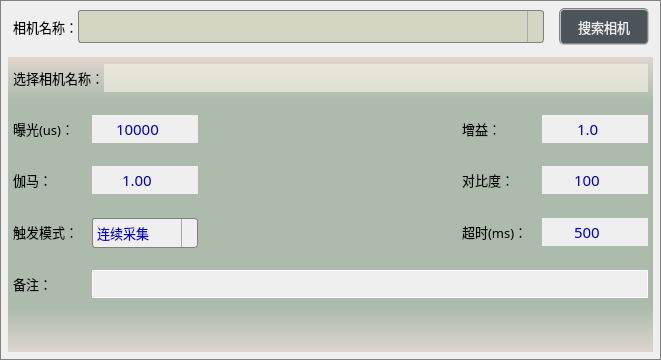
          <widget class="QFrame" name="frame_2">
           <property name="sizePolicy">
            <sizepolicy hsizetype="Preferred" vsizetype="Preferred">
             <horstretch>0</horstretch>
             <verstretch>0</verstretch>
            </sizepolicy>
           </property>
           <property name="minimumSize">
            <size>
             <width>0</width>
             <height>0</height>
            </size>
           </property>
           <property name="styleSheet">
            <string notr="true">border: 1px solid gray;</string>
           </property>
           <property name="frameShape">
            <enum>QFrame::StyledPanel</enum>
           </property>
           <property name="frameShadow">
            <enum>QFrame::Raised</enum>
           </property>
           <layout class="QVBoxLayout" name="verticalLayout_3">
            <property name="spacing">
             <number>7</number>
            </property>
            <property name="leftMargin">
             <number>7</number>
            </property>
            <property name="topMargin">
             <number>7</number>
            </property>
            <property name="rightMargin">
             <number>7</number>
            </property>
            <property name="bottomMargin">
             <number>7</number>
            </property>
            <item>
             <layout class="QHBoxLayout" name="horizontalLayout_7">
              <property name="spacing">
               <number>0</number>
              </property>
              <property name="leftMargin">
               <number>5</number>
              </property>
              <property name="rightMargin">
               <number>4</number>
              </property>
              <item>
               <widget class="QLabel" name="label_2">
                <property name="sizePolicy">
                 <sizepolicy hsizetype="Fixed" vsizetype="Preferred">
                  <horstretch>0</horstretch>
                  <verstretch>0</verstretch>
                 </sizepolicy>
                </property>
                <property name="font">
                 <font>
                  <family>微软雅黑</family>
                  <pointsize>10</pointsize>
                 </font>
                </property>
                <property name="styleSheet">
                 <string notr="true">color: rgb(0, 0, 0);
border:none;</string>
                </property>
                <property name="text">
                 <string>相机名称：</string>
                </property>
               </widget>
              </item>
              <item>
               <widget class="QComboBox" name="comboCameraName">
                <property name="sizePolicy">
                 <sizepolicy hsizetype="Preferred" vsizetype="Preferred">
                  <horstretch>0</horstretch>
                  <verstretch>0</verstretch>
                 </sizepolicy>
                </property>
                <property name="minimumSize">
                 <size>
                  <width>0</width>
                  <height>33</height>
                 </size>
                </property>
                <property name="maximumSize">
                 <size>
                  <width>16777215</width>
                  <height>33</height>
                 </size>
                </property>
                <property name="font">
                 <font>
                  <family>微软雅黑</family>
                  <pointsize>10</pointsize>
                 </font>
                </property>
                <property name="styleSheet">
                 <string notr="true">QComboBox {
    border: 1px solid gray;
    border-radius: 3px;     
    color: rgb(0, 0, 200);
	background-color: rgba(170, 170, 127,100);
}
QComboBox::drop-down {
    subcontrol-origin: padding;
    subcontrol-position: top right;
    width: 15px; 
    border-left-width: 1px;
    border-left-color: darkgray;
    border-left-style: solid;
    border-top-right-radius: 3px;
    border-bottom-right-radius: 3px;
}

QComboBox::down-arrow {
    image: url(:/res/ico/down.png);
} 
QComboBox::down-arrow:on {
    top: 1px;
    left: 1px;
}</string>
                </property>
               </widget>
              </item>
              <item>
               <spacer name="horizontalSpacer_8">
                <property name="orientation">
                 <enum>Qt::Horizontal</enum>
                </property>
                <property name="sizeType">
                 <enum>QSizePolicy::Fixed</enum>
                </property>
                <property name="sizeHint" stdset="0">
                 <size>
                  <width>15</width>
                  <height>20</height>
                 </size>
                </property>
               </spacer>
              </item>
              <item>
               <widget class="QPushButton" name="btnSearchCamera">
                <property name="sizePolicy">
                 <sizepolicy hsizetype="Fixed" vsizetype="Fixed">
                  <horstretch>0</horstretch>
                  <verstretch>0</verstretch>
                 </sizepolicy>
                </property>
                <property name="minimumSize">
                 <size>
                  <width>90</width>
                  <height>37</height>
                 </size>
                </property>
                <property name="font">
                 <font>
                  <family>微软雅黑</family>
                  <pointsize>10</pointsize>
                 </font>
                </property>
                <property name="styleSheet">
                 <string notr="true">QWidget{ background-color: rgba(29, 42, 47, 200);}
QWidget{ color: rgb(235, 235, 235);}
QWidget{ border: 2px groove gray;border-radius: 5px;padding: 2px 4px;}
QPushButton:hover{ background-color: rgb(29, 62, 52);}
QPushButton:pressed{background-color: rgb(29, 82, 72);}</string>
                </property>
                <property name="text">
                 <string>搜索相机</string>
                </property>
               </widget>
              </item>
             </layout>
            </item>
            <item>
             <spacer name="verticalSpacer_3">
              <property name="orientation">
               <enum>Qt::Vertical</enum>
              </property>
              <property name="sizeType">
               <enum>QSizePolicy::Fixed</enum>
              </property>
              <property name="sizeHint" stdset="0">
               <size>
                <width>20</width>
                <height>5</height>
               </size>
              </property>
             </spacer>
            </item>
            <item>
             <widget class="QFrame" name="frame_4">
              <property name="sizePolicy">
               <sizepolicy hsizetype="Preferred" vsizetype="Fixed">
                <horstretch>0</horstretch>
                <verstretch>0</verstretch>
               </sizepolicy>
              </property>
              <property name="minimumSize">
               <size>
                <width>0</width>
                <height>295</height>
               </size>
              </property>
              <property name="styleSheet">
               <string notr="true">border:none;
background-color: qlineargradient(x1:0, y1:0, x2:0, y2:1, stop:0 #dfd5cf, stop: 0.15 #acbbac, stop: 0.85 #acbbac,stop:1 #dfd5cf);</string>
              </property>
              <property name="frameShape">
               <enum>QFrame::StyledPanel</enum>
              </property>
              <property name="frameShadow">
               <enum>QFrame::Raised</enum>
              </property>
              <layout class="QGridLayout" name="gridLayout_2">
               <property name="leftMargin">
                <number>5</number>
               </property>
               <property name="topMargin">
                <number>7</number>
               </property>
               <property name="rightMargin">
                <number>5</number>
               </property>
               <property name="bottomMargin">
                <number>9</number>
               </property>
               <property name="horizontalSpacing">
                <number>7</number>
               </property>
               <property name="verticalSpacing">
                <number>23</number>
               </property>
               <item row="5" column="6">
                <widget class="QSpinBox" name="spinTimeOut">
                 <property name="sizePolicy">
                  <sizepolicy hsizetype="Fixed" vsizetype="Fixed">
                   <horstretch>0</horstretch>
                   <verstretch>0</verstretch>
                  </sizepolicy>
                 </property>
                 <property name="minimumSize">
                  <size>
                   <width>106</width>
                   <height>28</height>
                  </size>
                 </property>
                 <property name="maximumSize">
                  <size>
                   <width>106</width>
                   <height>28</height>
                  </size>
                 </property>
                 <property name="font">
                  <font>
                   <family>微软雅黑</family>
                   <pointsize>11</pointsize>
                  </font>
                 </property>
                 <property name="styleSheet">
                  <string notr="true">QWidget{color: rgb(0, 0, 200);background-color: rgb(239, 239, 239);}
QSpinBox::up-button{
    border:transparent;
}
QSpinBox::down-button{
    border:transparent;
}
QSpinBox::up-arrow{
    image:url(:/res/ico/up.png);
}
QSpinBox::down-arrow{
    image:url(:/res/ico/down.png);
}</string>
                 </property>
                 <property name="alignment">
                  <set>Qt::AlignCenter</set>
                 </property>
                 <property name="minimum">
                  <number>1</number>
                 </property>
                 <property name="maximum">
                  <number>10000</number>
                 </property>
                 <property name="value">
                  <number>500</number>
                 </property>
                 <property name="displayIntegerBase">
                  <number>10</number>
                 </property>
                </widget>
               </item>
               <item row="7" column="0">
                <spacer name="verticalSpacer_2">
                 <property name="orientation">
                  <enum>Qt::Vertical</enum>
                 </property>
                 <property name="sizeHint" stdset="0">
                  <size>
                   <width>20</width>
                   <height>40</height>
                  </size>
                 </property>
                </spacer>
               </item>
               <item row="3" column="4">
                <widget class="QLabel" name="label_4">
                 <property name="font">
                  <font>
                   <family>微软雅黑</family>
                   <pointsize>10</pointsize>
                  </font>
                 </property>
                 <property name="styleSheet">
                  <string notr="true">background-color: rgba(0, 0, 0, 0);
color: rgb(0, 0, 0);
border:none;</string>
                 </property>
                 <property name="text">
                  <string>增益：</string>
                 </property>
                </widget>
               </item>
               <item row="5" column="0">
                <widget class="QLabel" name="label_5">
                 <property name="font">
                  <font>
                   <family>微软雅黑</family>
                   <pointsize>10</pointsize>
                  </font>
                 </property>
                 <property name="styleSheet">
                  <string notr="true">background-color: rgba(0, 0, 0, 0);
color: rgb(0, 0, 0);
border:none;</string>
                 </property>
                 <property name="text">
                  <string>触发模式：</string>
                 </property>
                </widget>
               </item>
               <item row="3" column="2">
                <widget class="QSpinBox" name="spinExposure">
                 <property name="sizePolicy">
                  <sizepolicy hsizetype="Fixed" vsizetype="Fixed">
                   <horstretch>0</horstretch>
                   <verstretch>0</verstretch>
                  </sizepolicy>
                 </property>
                 <property name="minimumSize">
                  <size>
                   <width>106</width>
                   <height>28</height>
                  </size>
                 </property>
                 <property name="maximumSize">
                  <size>
                   <width>106</width>
                   <height>28</height>
                  </size>
                 </property>
                 <property name="font">
                  <font>
                   <family>微软雅黑</family>
                   <pointsize>11</pointsize>
                  </font>
                 </property>
                 <property name="styleSheet">
                  <string notr="true">QWidget{color: rgb(0, 0, 200);background-color: rgb(239, 239, 239);}
QSpinBox::up-button{
    border:transparent;
}
QSpinBox::down-button{
    border:transparent;
}
QSpinBox::up-arrow{
    image:url(:/res/ico/up.png);
}
QSpinBox::down-arrow{
    image:url(:/res/ico/down.png);
}</string>
                 </property>
                 <property name="alignment">
                  <set>Qt::AlignCenter</set>
                 </property>
                 <property name="minimum">
                  <number>1</number>
                 </property>
                 <property name="maximum">
                  <number>1728000</number>
                 </property>
                 <property name="value">
                  <number>10000</number>
                 </property>
                </widget>
               </item>
               <item row="1" column="0" colspan="7">
                <layout class="QHBoxLayout" name="horizontalLayout_8">
                 <property name="spacing">
                  <number>0</number>
                 </property>
                 <item>
                  <widget class="QLabel" name="label_6">
                   <property name="sizePolicy">
                    <sizepolicy hsizetype="Fixed" vsizetype="Fixed">
                     <horstretch>0</horstretch>
                     <verstretch>0</verstretch>
                    </sizepolicy>
                   </property>
                   <property name="minimumSize">
                    <size>
                     <width>0</width>
                     <height>28</height>
                    </size>
                   </property>
                   <property name="maximumSize">
                    <size>
                     <width>16777215</width>
                     <height>28</height>
                    </size>
                   </property>
                   <property name="font">
                    <font>
                     <family>微软雅黑</family>
                     <pointsize>10</pointsize>
                    </font>
                   </property>
                   <property name="styleSheet">
                    <string notr="true">color: rgb(0, 0, 0);
background-color: rgba(255, 254, 237,0);
border:none;</string>
                   </property>
                   <property name="text">
                    <string>选择相机名称：</string>
                   </property>
                  </widget>
                 </item>
                 <item>
                  <widget class="QLabel" name="lblType">
                   <property name="font">
                    <font>
                     <family>微软雅黑</family>
                     <pointsize>10</pointsize>
                     <weight>75</weight>
                     <bold>true</bold>
                    </font>
                   </property>
                   <property name="styleSheet">
                    <string notr="true">background-color: rgba(255, 254, 237,130);
color: rgb(129, 0, 193);</string>
                   </property>
                   <property name="text">
                    <string/>
                   </property>
                   <property name="alignment">
                    <set>Qt::AlignCenter</set>
                   </property>
                  </widget>
                 </item>
                </layout>
               </item>
               <item row="6" column="0">
                <widget class="QLabel" name="label_11">
                 <property name="font">
                  <font>
                   <family>微软雅黑</family>
                   <pointsize>10</pointsize>
                  </font>
                 </property>
                 <property name="styleSheet">
                  <string notr="true">background-color: rgba(0, 0, 0, 0);
color: rgb(0, 0, 0);
border:none;</string>
                 </property>
                 <property name="text">
                  <string>备注：</string>
                 </property>
                </widget>
               </item>
               <item row="5" column="2">
                <widget class="QComboBox" name="comboTriggerMode">
                 <property name="sizePolicy">
                  <sizepolicy hsizetype="Fixed" vsizetype="Fixed">
                   <horstretch>0</horstretch>
                   <verstretch>0</verstretch>
                  </sizepolicy>
                 </property>
                 <property name="minimumSize">
                  <size>
                   <width>100</width>
                   <height>30</height>
                  </size>
                 </property>
                 <property name="maximumSize">
                  <size>
                   <width>106</width>
                   <height>28</height>
                  </size>
                 </property>
                 <property name="font">
                  <font>
                   <family>微软雅黑</family>
                   <pointsize>10</pointsize>
                  </font>
                 </property>
                 <property name="styleSheet">
                  <string notr="true">QComboBox {
    border: 1px solid gray;
    border-radius: 3px;  
    min-width: 6.5em;
    color: rgb(0, 0, 200);
	background-color: rgb(239, 239, 239);
}
QComboBox::drop-down {
    subcontrol-origin: padding;
    subcontrol-position: top right;
    width: 15px; 
    border-left-width: 1px;
    border-left-color: darkgray;
    border-left-style: solid;
    border-top-right-radius: 3px;
    border-bottom-right-radius: 3px;
}

QComboBox::down-arrow {
    image: url(:/res/ico/down.png);
} 
QComboBox::down-arrow:on {
    top: 1px;
    left: 1px;
}</string>
                 </property>
                 <item>
                  <property name="text">
                   <string>连续采集</string>
                  </property>
                 </item>
                 <item>
                  <property name="text">
                   <string>软件触发</string>
                  </property>
                 </item>
                 <item>
                  <property name="text">
                   <string>硬件触发</string>
                  </property>
                 </item>
                </widget>
               </item>
               <item row="5" column="4">
                <widget class="QLabel" name="label_10">
                 <property name="font">
                  <font>
                   <family>微软雅黑</family>
                   <pointsize>10</pointsize>
                  </font>
                 </property>
                 <property name="styleSheet">
                  <string notr="true">background-color: rgba(0, 0, 0, 0);
color: rgb(0, 0, 0);
border:none;</string>
                 </property>
                 <property name="text">
                  <string>超时(ms)：</string>
                 </property>
                </widget>
               </item>
               <item row="6" column="2" colspan="5">
                <widget class="QLineEdit" name="txtRemark">
                 <property name="minimumSize">
                  <size>
                   <width>0</width>
                   <height>28</height>
                  </size>
                 </property>
                 <property name="font">
                  <font>
                   <family>微软雅黑</family>
                   <pointsize>10</pointsize>
                  </font>
                 </property>
                 <property name="styleSheet">
                  <string notr="true">border: 1px solid white ;
background-color: rgb(239, 239, 239);
color: rgb(0, 0, 200);</string>
                 </property>
                </widget>
               </item>
               <item row="3" column="0">
                <widget class="QLabel" name="label_3">
                 <property name="font">
                  <font>
                   <family>微软雅黑</family>
                   <pointsize>10</pointsize>
                  </font>
                 </property>
                 <property name="styleSheet">
                  <string notr="true">background-color: rgba(0, 0, 0, 0);
color: rgb(0, 0, 0);
border:none;</string>
                 </property>
                 <property name="text">
                  <string>曝光(us)：</string>
                 </property>
                </widget>
               </item>
               <item row="3" column="6">
                <widget class="QDoubleSpinBox" name="spinGain">
                 <property name="sizePolicy">
                  <sizepolicy hsizetype="Fixed" vsizetype="Fixed">
                   <horstretch>0</horstretch>
                   <verstretch>0</verstretch>
                  </sizepolicy>
                 </property>
                 <property name="minimumSize">
                  <size>
                   <width>106</width>
                   <height>28</height>
                  </size>
                 </property>
                 <property name="maximumSize">
                  <size>
                   <width>106</width>
                   <height>28</height>
                  </size>
                 </property>
                 <property name="font">
                  <font>
                   <family>微软雅黑</family>
                   <pointsize>11</pointsize>
                  </font>
                 </property>
                 <property name="styleSheet">
                  <string notr="true">QWidget{color: rgb(0, 0, 200);background-color: rgb(239, 239, 239);}
QDoubleSpinBox::up-button{
    border:transparent;
}
QDoubleSpinBox::down-button{
    border:transparent;
}
QDoubleSpinBox::up-arrow{
    image:url(:/res/ico/up.png);
}
QDoubleSpinBox::down-arrow{
    image:url(:/res/ico/down.png);
}</string>
                 </property>
                 <property name="alignment">
                  <set>Qt::AlignCenter</set>
                 </property>
                 <property name="decimals">
                  <number>1</number>
                 </property>
                 <property name="minimum">
                  <double>1.000000000000000</double>
                 </property>
                 <property name="maximum">
                  <double>32.000000000000000</double>
                 </property>
                 <property name="singleStep">
                  <double>0.100000000000000</double>
                 </property>
                 <property name="value">
                  <double>1.000000000000000</double>
                 </property>
                </widget>
               </item>
               <item row="3" column="3">
                <spacer name="horizontalSpacer_10">
                 <property name="orientation">
                  <enum>Qt::Horizontal</enum>
                 </property>
                 <property name="sizeType">
                  <enum>QSizePolicy::Expanding</enum>
                 </property>
                 <property name="sizeHint" stdset="0">
                  <size>
                   <width>250</width>
                   <height>20</height>
                  </size>
                 </property>
                </spacer>
               </item>
               <item row="4" column="0">
                <widget class="QLabel" name="label_7">
                 <property name="font">
                  <font>
                   <family>微软雅黑</family>
                   <pointsize>10</pointsize>
                  </font>
                 </property>
                 <property name="styleSheet">
                  <string notr="true">background-color: rgba(0, 0, 0, 0);
color: rgb(0, 0, 0);
border:none;</string>
                 </property>
                 <property name="text">
                  <string>伽马：</string>
                 </property>
                </widget>
               </item>
               <item row="4" column="2">
                <widget class="QDoubleSpinBox" name="spinGamma">
                 <property name="sizePolicy">
                  <sizepolicy hsizetype="Fixed" vsizetype="Fixed">
                   <horstretch>0</horstretch>
                   <verstretch>0</verstretch>
                  </sizepolicy>
                 </property>
                 <property name="minimumSize">
                  <size>
                   <width>106</width>
                   <height>28</height>
                  </size>
                 </property>
                 <property name="maximumSize">
                  <size>
                   <width>106</width>
                   <height>28</height>
                  </size>
                 </property>
                 <property name="font">
                  <font>
                   <family>微软雅黑</family>
                   <pointsize>11</pointsize>
                  </font>
                 </property>
                 <property name="styleSheet">
                  <string notr="true">QWidget{color: rgb(0, 0, 200);background-color: rgb(239, 239, 239);}
QDoubleSpinBox::up-button{
    border:transparent;
}
QDoubleSpinBox::down-button{
    border:transparent;
}
QDoubleSpinBox::up-arrow{
    image:url(:/res/ico/up.png);
}
QDoubleSpinBox::down-arrow{
    image:url(:/res/ico/down.png);
}</string>
                 </property>
                 <property name="alignment">
                  <set>Qt::AlignCenter</set>
                 </property>
                 <property name="maximum">
                  <double>2.500000000000000</double>
                 </property>
                 <property name="singleStep">
                  <double>0.100000000000000</double>
                 </property>
                 <property name="value">
                  <double>1.000000000000000</double>
                 </property>
                </widget>
               </item>
               <item row="4" column="4">
                <widget class="QLabel" name="label_8">
                 <property name="font">
                  <font>
                   <family>微软雅黑</family>
                   <pointsize>10</pointsize>
                  </font>
                 </property>
                 <property name="styleSheet">
                  <string notr="true">background-color: rgba(0, 0, 0, 0);
color: rgb(0, 0, 0);
border:none;</string>
                 </property>
                 <property name="text">
                  <string>对比度：</string>
                 </property>
                </widget>
               </item>
               <item row="4" column="6">
                <widget class="QSpinBox" name="spinContrast">
                 <property name="sizePolicy">
                  <sizepolicy hsizetype="Fixed" vsizetype="Fixed">
                   <horstretch>0</horstretch>
                   <verstretch>0</verstretch>
                  </sizepolicy>
                 </property>
                 <property name="minimumSize">
                  <size>
                   <width>106</width>
                   <height>28</height>
                  </size>
                 </property>
                 <property name="maximumSize">
                  <size>
                   <width>106</width>
                   <height>28</height>
                  </size>
                 </property>
                 <property name="font">
                  <font>
                   <family>微软雅黑</family>
                   <pointsize>11</pointsize>
                  </font>
                 </property>
                 <property name="styleSheet">
                  <string notr="true">QWidget{color: rgb(0, 0, 200);background-color: rgb(239, 239, 239);}
QSpinBox::up-button{
    border:transparent;
}
QSpinBox::down-button{
    border:transparent;
}
QSpinBox::up-arrow{
    image:url(:/res/ico/up.png);
}
QSpinBox::down-arrow{
    image:url(:/res/ico/down.png);
}</string>
                 </property>
                 <property name="alignment">
                  <set>Qt::AlignCenter</set>
                 </property>
                 <property name="maximum">
                  <number>200</number>
                 </property>
                 <property name="value">
                  <number>100</number>
                 </property>
                </widget>
               </item>
              </layout>
             </widget>
            </item>
           </layout>
          </widget>
